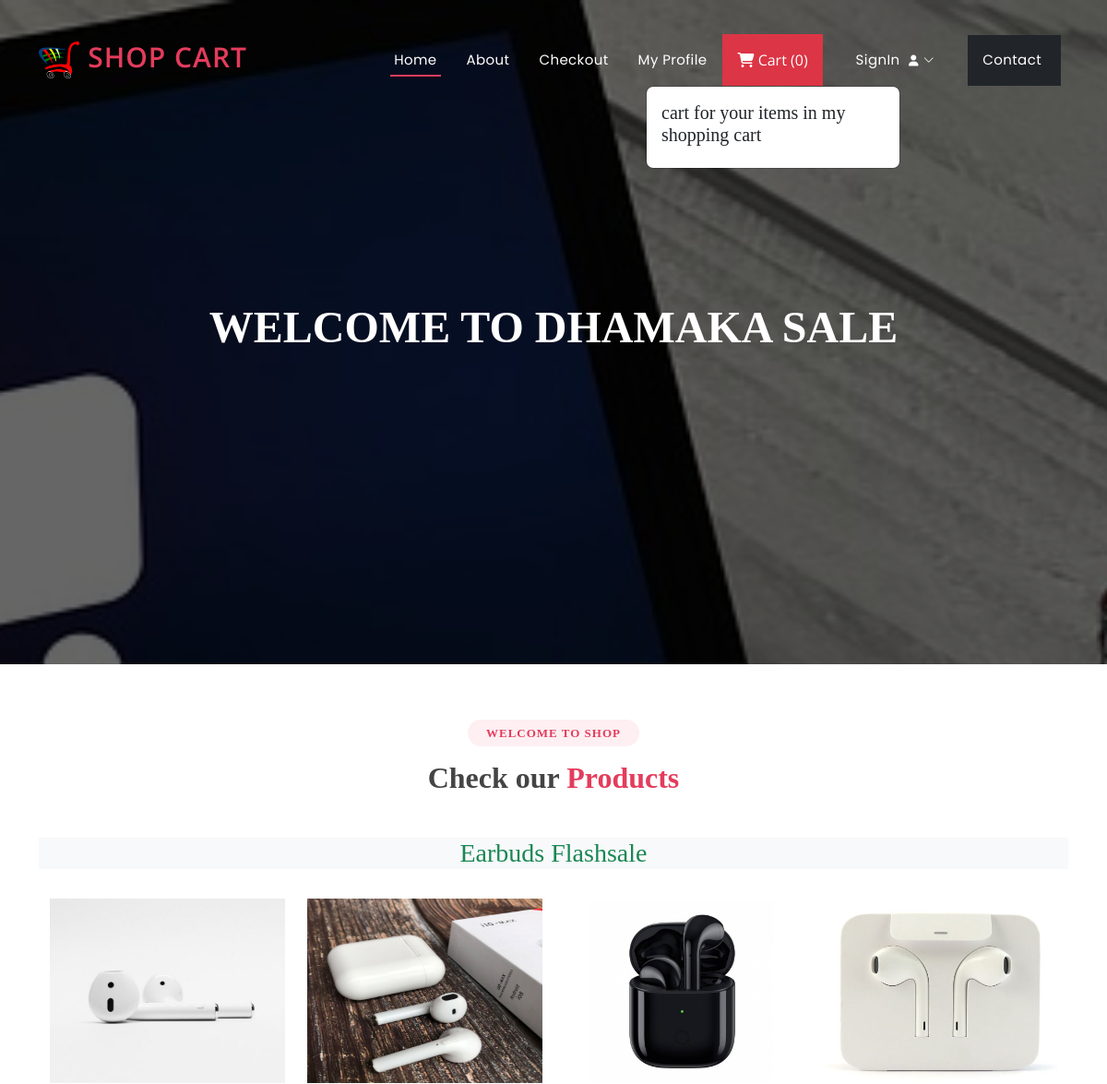
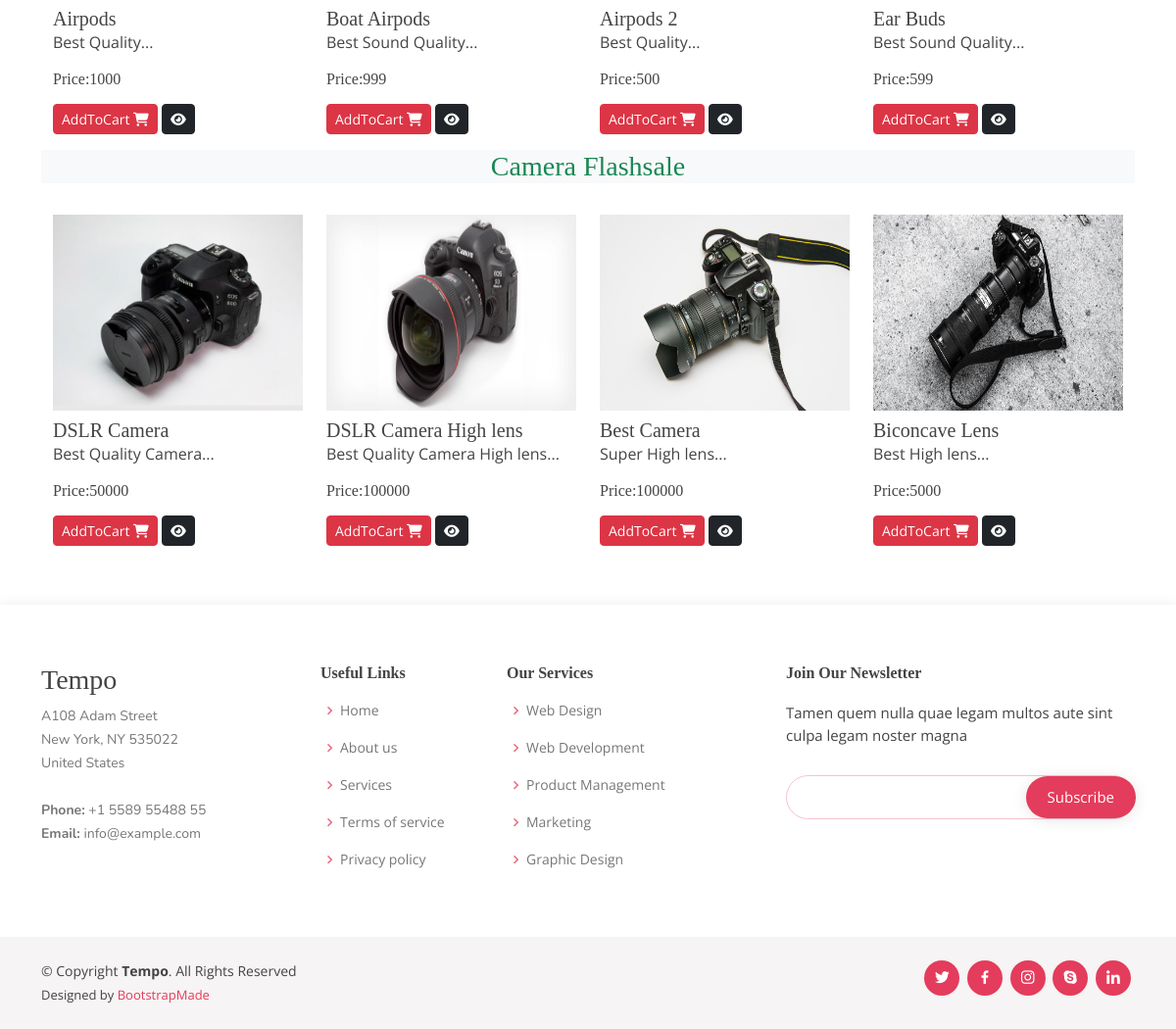
The page / on the database its author committed (2 pictures, top to bottom).
### ecommerceapp/models.py (models this page shows, shortened)
class Product(models.Model):
    product_id = models.AutoField
    product_name = models.CharField(max_length=100)
    category = models.CharField(max_length=100, default="")
    subcategory = models.CharField(max_length=50, default="")
    price = models.IntegerField(default=0)
    desc = models.CharField(max_length=300)
    image = models.ImageField(upload_to='images/images')

### ecommerceapp/views.py (the view)
# urls.py: path('',views.index,name="index"),
def index(request):
    allProds = []
    catprods = Product.objects.values('category','id')
    print(catprods)
    cats = {item['category'] for item in catprods}
    for cat in cats:
        prod= Product.objects.filter(category=cat)
        n=len(prod)
        nSlides = n // 4 + ceil((n / 4) - (n // 4))
        allProds.append([prod, range(1, nSlides), nSlides])
    params= {'allProds':allProds}
    return render(request,"index.html",params)

### templates/index.html (shortened to what this page needs)
{% extends 'base.html' %}
{% block content %}
<h1>Welcome to Dhamaka Sale</h1>
{% endblock content %}
{% block body %}
{% load static %}
<section id="portfolio" class="portfolio">
  <div class="container">
    <div class="section-title">
      <h2>Welcome to Shop</h2>
      <h3>Check our <span>Products</span></h3>
    </div>
    {% for product, range, nSlides in allProds %}
    <h3 class="my-3 text-center text-success bg-light">
      {{product.0.category}} Flashsale
    </h3>
    <div class="container">
      <div class="row">
        {% for i in product %}
        <div class="col-md-3 mt-3">
          <img src="/media/{{i.image}}" class="card-img-top" alt="not found" height="200px" width="150px" />
          <div class="card-body">
            <h5 class="card-title mt-2" id="namepr{{i.id}}">{{i.product_name}}</h5>
            <p class="card-text">{{i.desc|slice:"0:53"}}...</p>
            <h6 class="card-title mb-3">
              Price:<span id="pricepr{{i.id}}">{{i.price}}</span>
            </h6>
            <span id="divpr{{i.id}}" class="divpr">
              <button id="pr{{i.id}}" class="btn btn-danger cart btn-sm mt-0">
                AddToCart <i class="fa-solid fa-cart-shopping"></i>
              </button>
            </span>
            <a href="/media/{{i.image}}">
              <button class="btn btn-dark btn-sm cart"><i class="fa-solid fa-eye"></i></button></a
            >
          </div>
        </div>
        {% endfor %}
      </div>
    </div>
    {% endfor %}
  </div>
</section>
{% endblock body %}

### templates/base.html (shortened to what this page needs)
{% load static %}
<!DOCTYPE html>
<html lang="en">
<head>
  <link href="{% static '/assets/vendor/bootstrap/css/bootstrap.min.css' %}" rel="stylesheet">
  <link href="{% static '/assets/vendor/bootstrap-icons/bootstrap-icons.css' %}" rel="stylesheet">
  <link href="{% static '/assets/vendor/boxicons/css/boxicons.min.css' %}" rel="stylesheet">
  <link href="{% static '/assets/vendor/glightbox/css/glightbox.min.css' %}" rel="stylesheet">
  <link href="{% static '/assets/vendor/remixicon/remixicon.css' %}" rel="stylesheet">
  <link href="{% static '/assets/vendor/swiper/swiper-bundle.min.css' %}" rel="stylesheet">
  <link rel="stylesheet" href="https://cdnjs.cloudflare.com/ajax/libs/font-awesome/6.2.1/css/all.min.css" />
  <link href="{% static '/assets/css/style.css' %}" rel="stylesheet">
</head>
<body>
  <header id="header" class="fixed-top ">
    <div class="container d-flex align-items-center justify-content-between">
<a href="/" class="logo"><img src="{% static 'images/logo.png' %}" alt="" class="img-fluid"> Shop Cart</a>
      <nav id="navbar" class="navbar">
        <ul>
          <li><a class="nav-link scrollto active" href="/">Home</a></li>
          <li><a class="nav-link scrollto" href="/about">About</a></li>
          <li><a class="nav-link scrollto" href="/checkout">Checkout</a></li>
          <li><a class="nav-link scrollto" href="/profile">My Profile </a></li>
          <button type="button" class="nav-link scrollto bg-danger p-3 m-2 text-white" id="popcart" data-container="body" data-toggle="popover" data-placement="bottom" data-html="true" ><i class="fa-solid fa-cart-shopping"></i>  Cart (<span id="cart">0</span>)
          </button>
          {% if request.user.is_authenticated %}
          <li><a  class="nav-link scrollto" href="/auth/logout/">Logout <i class="fa-solid fa-right-from-bracket"></i>
          </a></li>
          {% else %}
          <li class="dropdown"><a href="#"><span>SignIn </span> <i class="bi bi-chevron-down"></i></a>
          </li>
          {% endif %}
          <li><a class="nav-link scrollto bg-dark p-3 m-2" href="/contact">Contact </a></li>
        </ul>
      </nav>
    </div>
  </header>
  <section id="hero">
    <div class="hero-container">
      {% block content %}
      {% endblock content %}
    </div>
  </section>
  <main id="main">
    {% block body %}
    {% endblock body %}
  </main>
  <footer id="footer">
    <div class="footer-top">
      <div class="container">
        <div class="row">
          <div class="col-lg-3 col-md-6 footer-contact">
            <h3>Tempo</h3>
            <p>
              A108 Adam Street <br>
              New York, NY 535022<br>
              United States <br><br>
              <strong>Phone:</strong> +1 5589 55488 55<br>
              <strong>Email:</strong> info@example.com<br>
            </p>
          </div>
          <div class="col-lg-2 col-md-6 footer-links">
            <h4>Useful Links</h4>
            <ul>
              <li><i class="bx bx-chevron-right"></i> <a href="/">Home</a></li>
              <li><i class="bx bx-chevron-right"></i> <a href="/about">About us</a></li>
              <li><i class="bx bx-chevron-right"></i> <a href="#">Services</a></li>
              <li><i class="bx bx-chevron-right"></i> <a href="#">Terms of service</a></li>
              <li><i class="bx bx-chevron-right"></i> <a href="#">Privacy policy</a></li>
            </ul>
          </div>
          <div class="col-lg-3 col-md-6 footer-links">
            <h4>Our Services</h4>
            <ul>
              <li><i class="bx bx-chevron-right"></i> <a href="#">Web Design</a></li>
              <li><i class="bx bx-chevron-right"></i> <a href="#">Web Development</a></li>
              <li><i class="bx bx-chevron-right"></i> <a href="#">Product Management</a></li>
              <li><i class="bx bx-chevron-right"></i> <a href="#">Marketing</a></li>
              <li><i class="bx bx-chevron-right"></i> <a href="#">Graphic Design</a></li>
            </ul>
          </div>
          <div class="col-lg-4 col-md-6 footer-newsletter">
            <h4>Join Our Newsletter</h4>
            <p>Tamen quem nulla quae legam multos aute sint culpa legam noster magna</p>
            <form action="" method="post">
              <input type="email" name="email"><input type="submit" value="Subscribe">
            </form>
          </div>
        </div>
      </div>
    </div>
    <div class="container d-md-flex py-4">
      <div class="me-md-auto text-center text-md-start">
        <div class="copyright">
          &copy; Copyright <strong><span>Tempo</span></strong>. All Rights Reserved
        </div>
        <div class="credits">
          Designed by <a href="https://bootstrapmade.com/">BootstrapMade</a>
        </div>
      </div>
      <div class="social-links text-center text-md-right pt-3 pt-md-0">
        <a href="#" class="twitter"><i class="bx bxl-twitter"></i></a>
        <a href="#" class="facebook"><i class="bx bxl-facebook"></i></a>
        <a href="#" class="instagram"><i class="bx bxl-instagram"></i></a>
        <a href="#" class="google-plus"><i class="bx bxl-skype"></i></a>
        <a href="#" class="linkedin"><i class="bx bxl-linkedin"></i></a>
      </div>
    </div>
  </footer>
</body>
</html>

### rows shown on the page
Product: category "Earbuds", image (picture), product_name "Airpods", desc "Best Quality", price "1000"
Product: image (picture), product_name "Boat Airpods", desc "Best Sound Quality", price "999"
Product: image (picture), product_name "Airpods 2", desc "Best Quality", price "500"
Product: image (picture), product_name "Ear Buds", desc "Best Sound Quality", price "599"
Product: category "Camera", image (picture), product_name "DSLR Camera", desc "Best Quality Camera", price "50000"
Product: image (picture), product_name "DSLR Camera High lens", desc "Best Quality Camera High lens", price "100000"
Product: image (picture), product_name "Best Camera", desc "Super High lens", price "100000"
Product: image (picture), product_name "Biconcave Lens", desc "Best High lens", price "5000"
